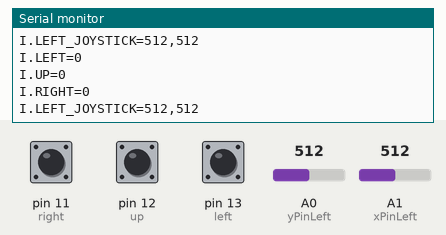
This sketch was run on a simulated Arduino Uno, built with avr-gcc and run on an emulated ATmega328P. Shown: the last lines printed to the serial monitor. Inputs (shaded band) come from the test bench; at power-on: A1 (xPinLeft) = 512, A0 (yPinLeft) = 512, pin 11 (right) LOW, pin 12 (up) LOW, pin 13 (left) LOW.

Above: at 1.2 s.
1.3 s: A1 (xPinLeft) set to 28
At 1.9 s:
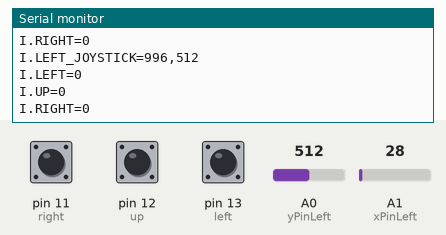
4.3 s: A1 (xPinLeft) set to 23
At 5.2 s:
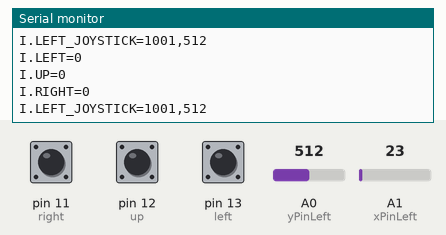
7.3 s: A0 (yPinLeft) set to 107
At 8.2 s:
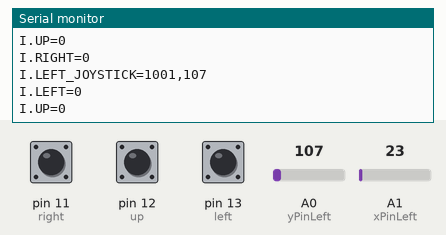
10.3 s: A0 (yPinLeft) set to 92
At 10.8 s:
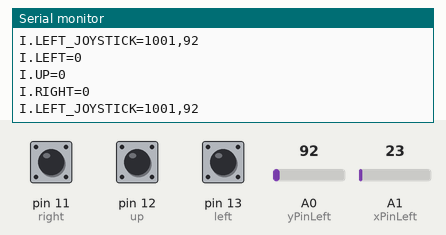
Timing chart, 0 to 13.3 s (numbered marks = the images above; inputs shaded):
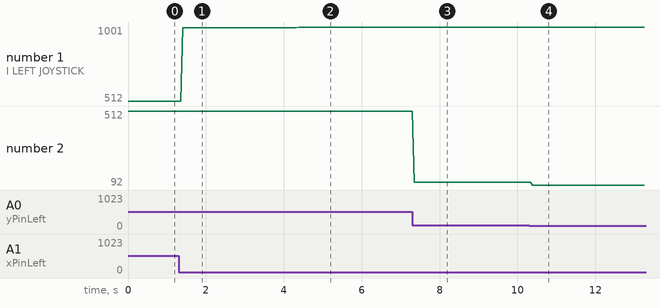

The sketch:

arduino.ino
```cpp
// left joystick
int xPinLeft = A1, yPinLeft = A0, clickPinLeft = 10;

int left = 13, up = 12, right = 11;

void setup() {
  Serial.begin(9600);
}

void loop() {

  Serial.print("I.LEFT_JOYSTICK=");
  Serial.print(1024 - analogRead(xPinLeft));
  Serial.print(",");
  Serial.println(analogRead(yPinLeft));

  Serial.print("I.LEFT=");
  Serial.println(digitalRead(left));

  Serial.print("I.UP=");
  Serial.println(digitalRead(up));

  Serial.print("I.RIGHT=");
  Serial.println(digitalRead(right));

}
```

Measured:
- the behaviour switches between 25 and 24 on A1 (xPinLeft) (found by bisection; images 1 and 2)
- the behaviour switches between 100 and 99 on A0 (yPinLeft) (found by bisection; images 3 and 4)
- after the input at 1.3 s, the serial monitor: prints a new line after 0.10 s (image 1)
- after the input at 4.3 s, the serial monitor: prints a new line after 0.08 s (image 2)
- after the input at 7.3 s, the serial monitor: prints a new line after 0.06 s (image 3)
- after the input at 10.3 s, the serial monitor: prints a new line after 0.09 s (image 4)
- plotted number 1: 512 → 996 after the input at 1.3 s, 996 → 1001 after the input at 4.3 s
- plotted number 2: 512 → 107 after the input at 7.3 s, 107 → 92 after the input at 10.3 s
